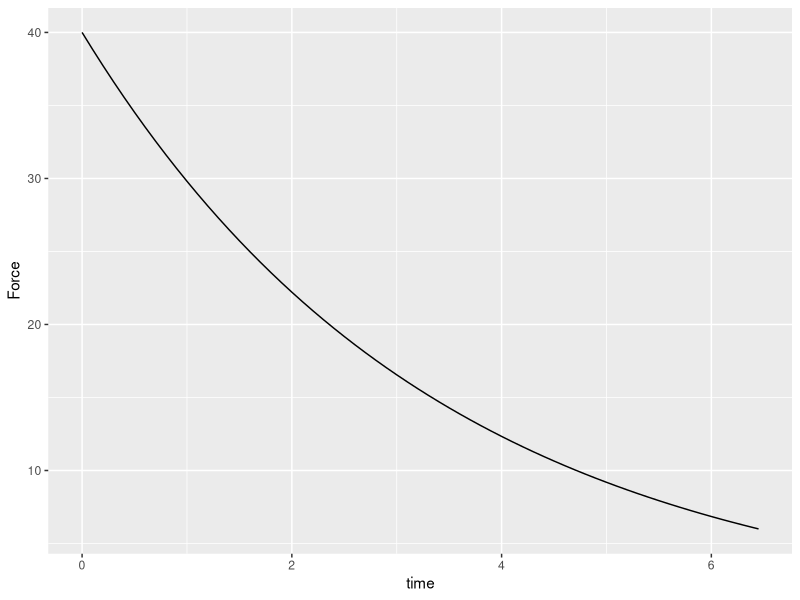
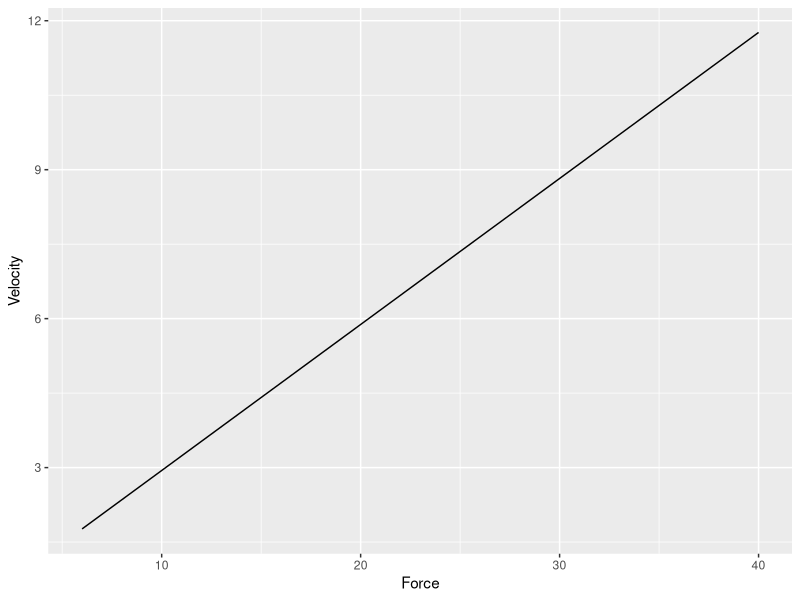

Source code (R) for these figures, in order:
library(deSolve)
library(dplyr)
library(ggplot2)

model <- function (t, y, parms) {
  with(as.list(c(y, parms)), {
    F <- -k * x
    dx <- F / c
    v <- dx
    list(dx, Force = F, Velocity = v)
  })
}

endofstroke <- function(x, y, parms) {
  with(as.list(c(y, parms)), {
    x - stroke
  })}

yini <- c(x = -40)
parms <- c(
  c = 3.4, k = 1, stroke = -6)
steps <- seq(0, 20, 0.1)
#out <- ode(y, steps, model, parms)
out <- lsodar(yini, steps, model, parms, rootfunc = endofstroke)

output <- as.data.frame(out) %>%
  mutate(Area = (x - lag(x))*(Force + lag(Force)) / 2) %>%
  mutate(Power = Force * Velocity)

output %>% 
  summarize(time = max(time), Work = sum(Area, na.rm = TRUE), Power = mean(Power), Force_Sq = mean(Force^2)) %>%
  mutate(Metric = Work / Force_Sq) %>%
  mutate(Time_estimate = Metric * parms[1])

ggplot(data = output, mapping = aes(x = time, y = Force)) + geom_path() 

ggplot(data = output, mapping = aes(x = Force, y = Velocity)) + geom_path() 
